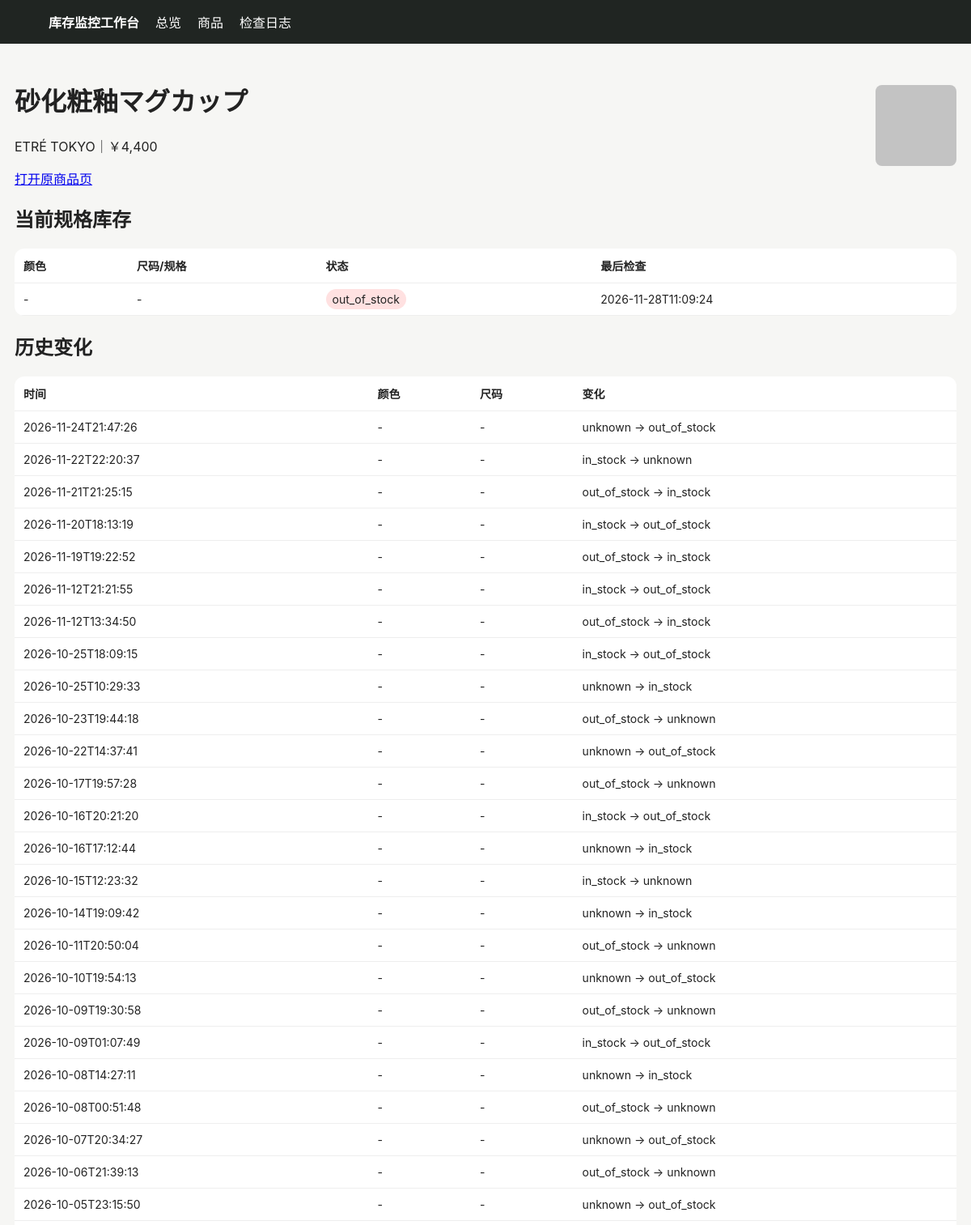
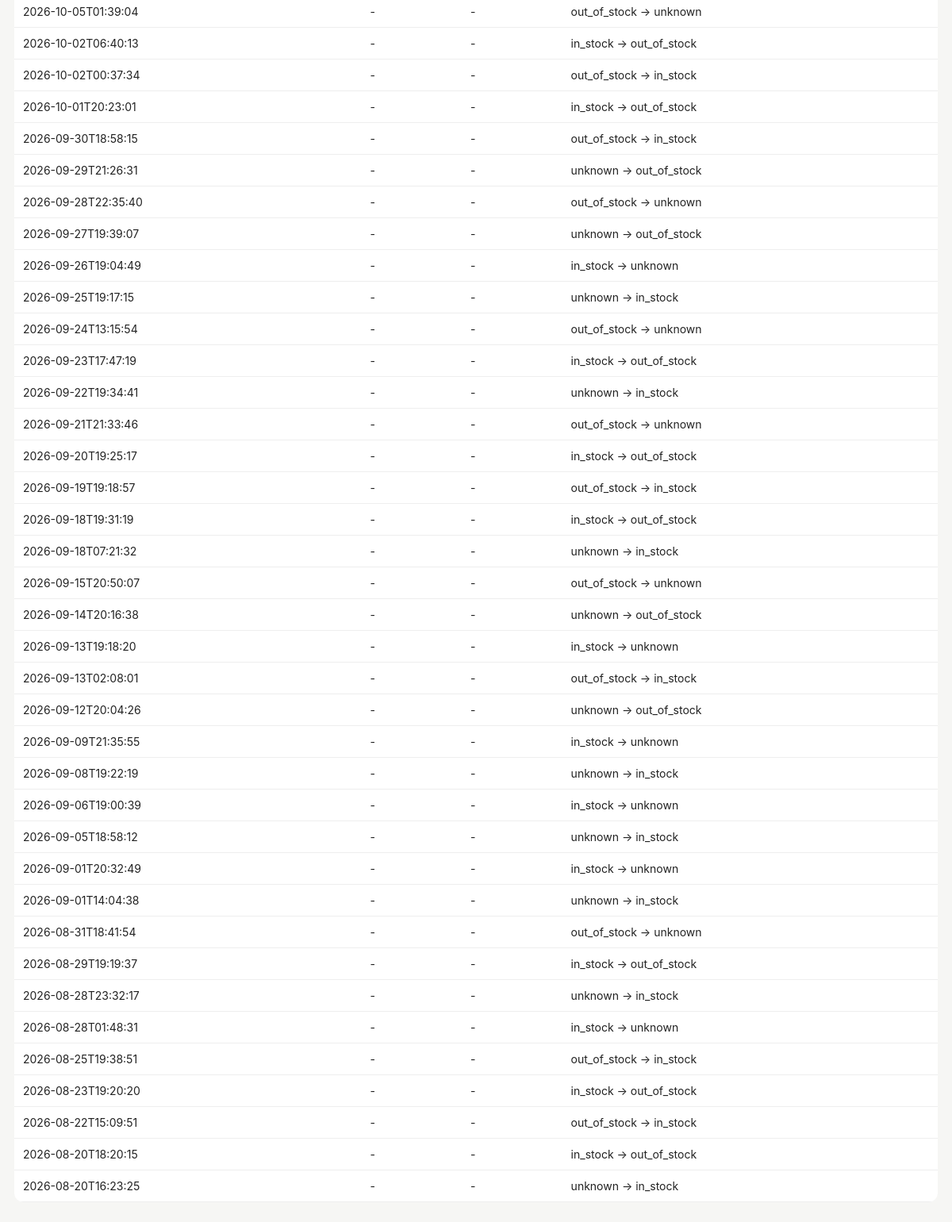
The app's page /product/530 with its own data (2 pictures, top to bottom).
### tables this page shows
CREATE TABLE products (
 id INTEGER PRIMARY KEY AUTOINCREMENT,
 site TEXT NOT NULL,
 url TEXT NOT NULL UNIQUE,
 name TEXT NOT NULL,
 price TEXT,
 image_url TEXT,
 first_seen TEXT NOT NULL,
 last_seen TEXT NOT NULL
);

CREATE TABLE variants (
 id INTEGER PRIMARY KEY AUTOINCREMENT,
 product_id INTEGER NOT NULL,
 color TEXT NOT NULL DEFAULT '',
 size TEXT NOT NULL DEFAULT '',
 status TEXT NOT NULL,
 last_checked TEXT NOT NULL,
 UNIQUE(product_id, color, size)
);

CREATE TABLE changes (
 id INTEGER PRIMARY KEY AUTOINCREMENT,
 product_id INTEGER NOT NULL,
 color TEXT NOT NULL DEFAULT '',
 size TEXT NOT NULL DEFAULT '',
 old_status TEXT NOT NULL,
 new_status TEXT NOT NULL,
 detected_at TEXT NOT NULL
);

### app/main.py (the view)
@app.get("/product/{pid}")
def product(request: Request, pid: int):
    with conn() as c:
        p=c.execute("SELECT * FROM products WHERE id=?",(pid,)).fetchone()
        vs=c.execute("SELECT * FROM variants WHERE product_id=? ORDER BY color,size",(pid,)).fetchall()
        cs=c.execute("SELECT * FROM changes WHERE product_id=? ORDER BY detected_at DESC",(pid,)).fetchall()
    return templates.TemplateResponse("product.html", {"request":request,"p":p,"variants":vs,"changes":cs})

### app/templates/product.html
{% extends "base.html" %}{% block content %}<div class="top"><div><h1>{{p.name}}</h1><p>{{p.site}}｜{{p.price}}</p><a href="{{p.url}}" target="_blank">打开原商品页</a></div>{% if p.image_url %}<img class="thumb" style="width:100px;height:100px" src="{{p.image_url}}">{% endif %}</div>
<h2>当前规格库存</h2><table><tr><th>颜色</th><th>尺码/规格</th><th>状态</th><th>最后检查</th></tr>{% for v in variants %}<tr><td>{{v.color or "-"}}</td><td>{{v.size or "-"}}</td><td><span class="badge {{v.status}}">{{v.status}}</span></td><td>{{v.last_checked}}</td></tr>{% endfor %}</table>
<h2>历史变化</h2><table><tr><th>时间</th><th>颜色</th><th>尺码</th><th>变化</th></tr>{% for c in changes %}<tr><td>{{c.detected_at}}</td><td>{{c.color or "-"}}</td><td>{{c.size or "-"}}</td><td>{{c.old_status}} → {{c.new_status}}</td></tr>{% endfor %}</table>{% endblock %}

### app/templates/base.html (shortened to what this page needs)
<!doctype html><html lang="zh-CN"><head><meta charset="utf-8"><meta name="viewport" content="width=device-width,initial-scale=1">
</head><body><nav><strong>库存监控工作台</strong><a href="/">总览</a><a href="/products">商品</a><a href="/logs">检查日志</a></nav><main>{% block content %}{% endblock %}</main></body></html>

### app/templates/base.html (style rules this page uses)
body { font-family:-apple-system,BlinkMacSystemFont,"Segoe UI",sans-serif;background:#f6f6f4;color:#222;margin:0 }
nav { background:#202522;color:#fff;padding:15px 5%;display:flex;gap:20px;align-items:center }
nav a { color:#fff;text-decoration:none }
main { max-width:1180px;margin:25px auto;padding:0 18px }
table { width:100%;border-collapse:collapse;background:#fff;border-radius:12px;overflow:hidden }
th,td { padding:11px;border-bottom:1px solid #eee;text-align:left;font-size:14px }
.badge { padding:4px 8px;border-radius:999px;background:#eee }
.out_of_stock { background:#ffe1e1 }
img.thumb { width:52px;height:52px;object-fit:cover;border-radius:8px }
.top { display:flex;justify-content:space-between;align-items:center;margin-bottom:18px }

### records on screen
products: name "砂化粧釉マグカップ", site "ETRÉ TOKYO", price "￥4,400", image_url (picture)
variants: color "-", size "-", status "out_of_stock", last_checked "2026-11-28T11:09:24"
changes: detected_at "2026-11-22T22:20:37", color "-", size "-", old_status "in_stock", new_status "unknown", detected_at "2026-10-25T10:29:33", old_status "unknown", new_status "in_stock", detected_at "2026-10-16T17:12:44", detected_at "2026-10-15T12:23:32", detected_at "2026-10-14T19:09:42", detected_at "2026-10-08T14:27:11", detected_at "2026-08-20T16:23:25"
changes: detected_at "2026-11-21T21:25:15", color "-", size "-", old_status "out_of_stock", new_status "in_stock", detected_at "2026-11-20T18:13:19", old_status "in_stock", new_status "out_of_stock", detected_at "2026-11-19T19:22:52", detected_at "2026-11-12T21:21:55", detected_at "2026-11-12T13:34:50", detected_at "2026-10-25T18:09:15", detected_at "2026-10-16T20:21:20", detected_at "2026-10-09T01:07:49", detected_at "2026-10-02T06:40:13", detected_at "2026-10-02T00:37:34", detected_at "2026-10-01T20:23:01", detected_at "2026-09-30T18:58:15", detected_at "2026-08-20T18:20:15"
changes: detected_at "2026-09-27T19:39:07", color "-", size "-", old_status "unknown", new_status "out_of_stock"
changes: detected_at "2026-09-26T19:04:49", color "-", size "-", old_status "in_stock", new_status "unknown"
changes: detected_at "2026-09-25T19:17:15", color "-", size "-", old_status "unknown", new_status "in_stock"
changes: detected_at "2026-09-24T13:15:54", color "-", size "-", old_status "out_of_stock", new_status "unknown"
changes: detected_at "2026-09-23T17:47:19", color "-", size "-", old_status "in_stock", new_status "out_of_stock"
changes: detected_at "2026-09-22T19:34:41", color "-", size "-", old_status "unknown", new_status "in_stock"
changes: detected_at "2026-09-21T21:33:46", color "-", size "-", old_status "out_of_stock", new_status "unknown"
changes: detected_at "2026-09-20T19:25:17", color "-", size "-", old_status "in_stock", new_status "out_of_stock"
changes: detected_at "2026-09-19T19:18:57", color "-", size "-", old_status "out_of_stock", new_status "in_stock"
changes: detected_at "2026-09-18T19:31:19", color "-", size "-", old_status "in_stock", new_status "out_of_stock"
changes: detected_at "2026-09-18T07:21:32", color "-", size "-", old_status "unknown", new_status "in_stock"
changes: detected_at "2026-09-15T20:50:07", color "-", size "-", old_status "out_of_stock", new_status "unknown"
changes: detected_at "2026-09-14T20:16:38", color "-", size "-", old_status "unknown", new_status "out_of_stock"
changes: detected_at "2026-09-13T19:18:20", color "-", size "-", old_status "in_stock", new_status "unknown"
changes: detected_at "2026-09-13T02:08:01", color "-", size "-", old_status "out_of_stock", new_status "in_stock"
changes: detected_at "2026-09-12T20:04:26", color "-", size "-", old_status "unknown", new_status "out_of_stock"
changes: detected_at "2026-09-09T21:35:55", color "-", size "-", old_status "in_stock", new_status "unknown"
changes: detected_at "2026-09-08T19:22:19", color "-", size "-", old_status "unknown", new_status "in_stock"
changes: detected_at "2026-09-06T19:00:39", color "-", size "-", old_status "in_stock", new_status "unknown"
changes: detected_at "2026-09-05T18:58:12", color "-", size "-", old_status "unknown", new_status "in_stock"
changes: detected_at "2026-09-01T20:32:49", color "-", size "-", old_status "in_stock", new_status "unknown"
changes: detected_at "2026-09-01T14:04:38", color "-", size "-", old_status "unknown", new_status "in_stock"
changes: detected_at "2026-08-31T18:41:54", color "-", size "-", old_status "out_of_stock", new_status "unknown"
changes: detected_at "2026-08-29T19:19:37", color "-", size "-", old_status "in_stock", new_status "out_of_stock"
changes: detected_at "2026-08-28T23:32:17", color "-", size "-", old_status "unknown", new_status "in_stock"
changes: detected_at "2026-08-28T01:48:31", color "-", size "-", old_status "in_stock", new_status "unknown"
changes: detected_at "2026-08-25T19:38:51", color "-", size "-", old_status "out_of_stock", new_status "in_stock"
changes: detected_at "2026-08-23T19:20:20", color "-", size "-", old_status "in_stock", new_status "out_of_stock"
changes: detected_at "2026-08-22T15:09:51", color "-", size "-", old_status "out_of_stock", new_status "in_stock"

### other values on screen
{{ c.detected_at }} "2026-11-24T21:47:26" "2026-10-23T19:44:18" "2026-10-22T14:37:41" "2026-10-17T19:57:28" "2026-10-11T20:50:04" "2026-10-10T19:54:13" "2026-10-09T19:30:58" "2026-10-08T00:51:48" "2026-10-07T20:34:27" "2026-10-06T21:39:13" "2026-10-05T23:15:50" "2026-10-05T01:39:04" "2026-09-29T21:26:31" "2026-09-28T22:35:40"
{{ c.color or "-" }} "-" "-" "-" "-" "-" "-" "-" "-" "-" "-" "-" "-" "-" "-"
{{ c.size or "-" }} "-" "-" "-" "-" "-" "-" "-" "-" "-" "-" "-" "-" "-" "-"
{{ c.old_status }} "unknown" "out_of_stock" "unknown" "out_of_stock" "out_of_stock" "unknown" "out_of_stock" "out_of_stock" "unknown" "out_of_stock" "unknown" "out_of_stock" "unknown" "out_of_stock"
{{ c.new_status }} "out_of_stock" "unknown" "out_of_stock" "unknown" "unknown" "out_of_stock" "unknown" "unknown" "out_of_stock" "unknown" "out_of_stock" "unknown" "out_of_stock" "unknown"
